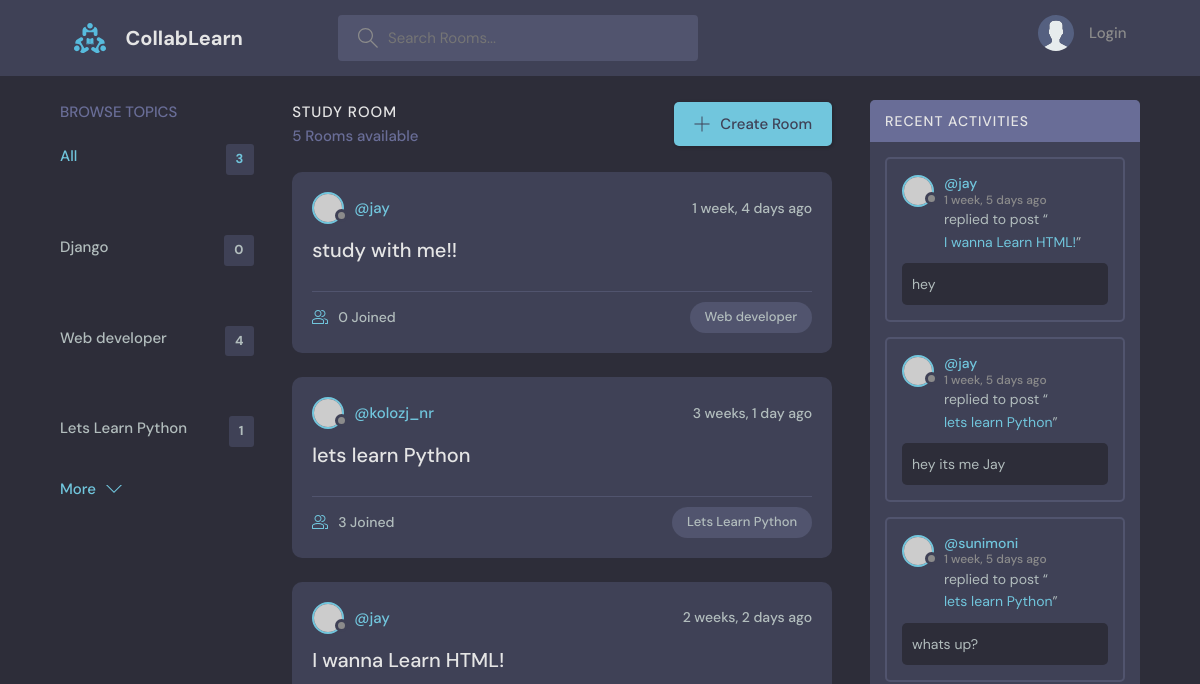
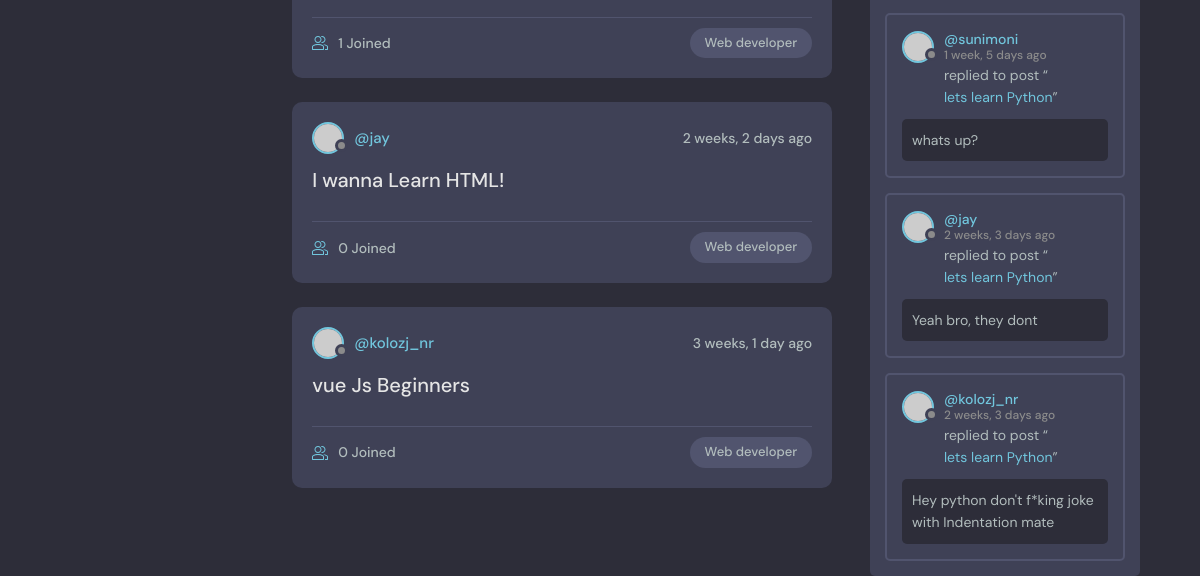
The app's page /, older data (2 pictures, top to bottom).
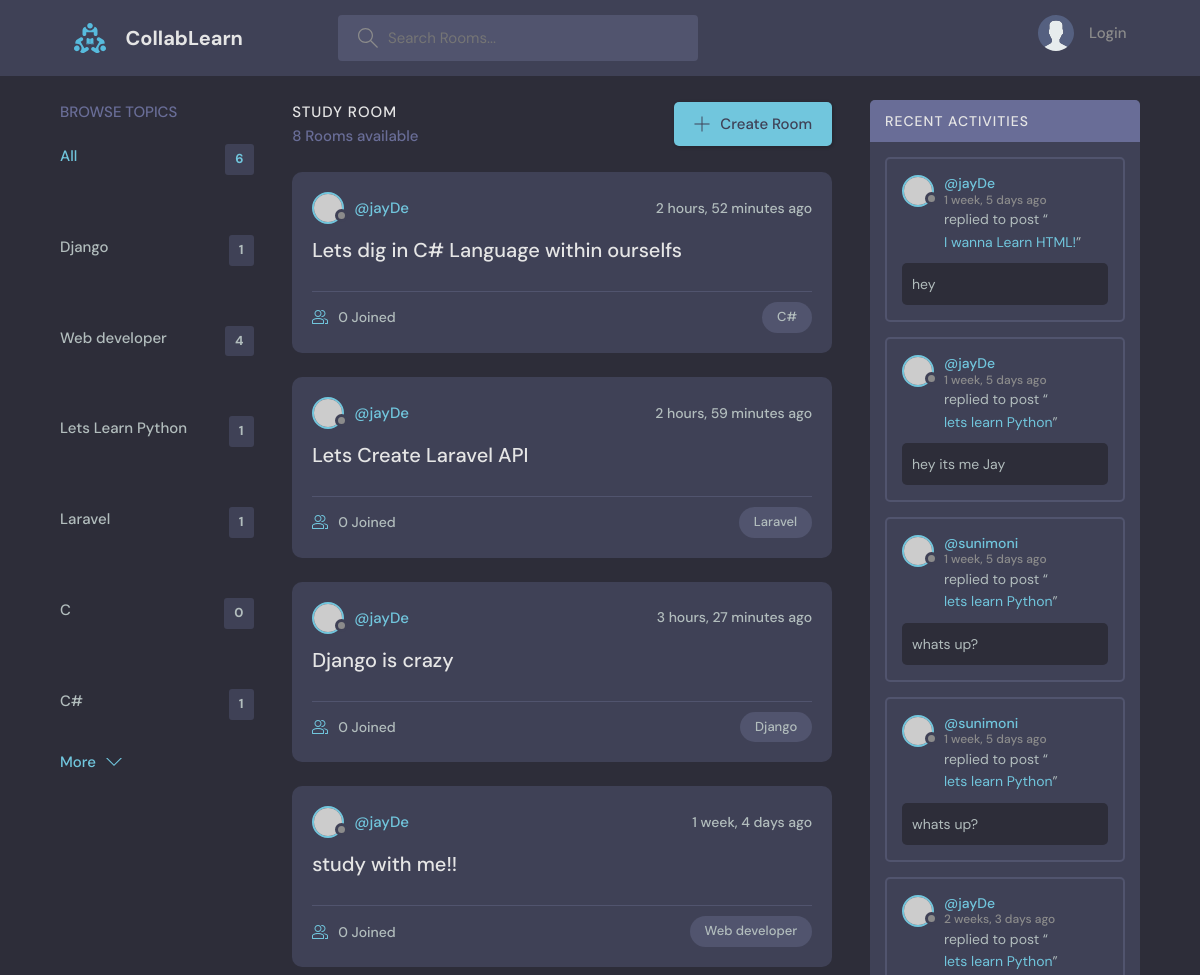
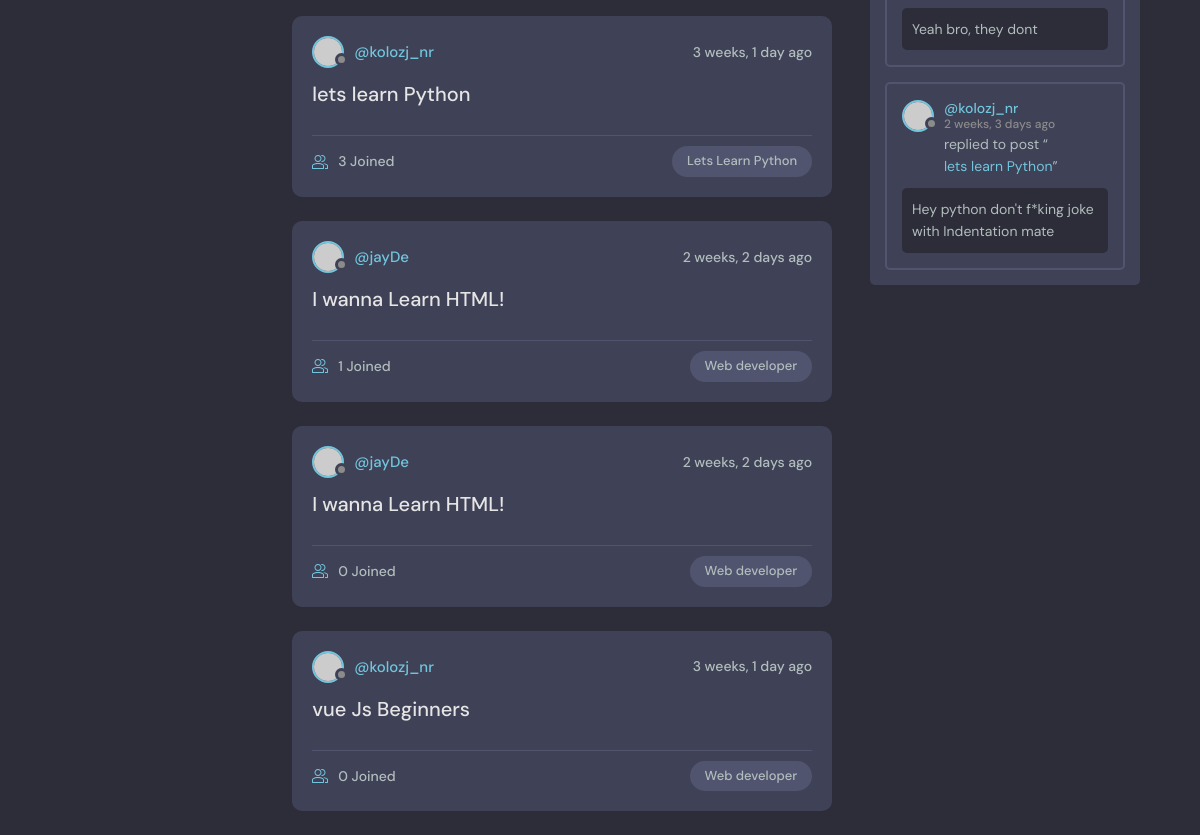
The same page, newer data (2 pictures, top to bottom).
### base/models.py (models this page shows, shortened)
class Topic(models.Model):
    name = models.CharField(max_length=200)

class Room(models.Model):
    host = models.ForeignKey(User, on_delete=models.SET_NULL, null=True)
    topic = models.ForeignKey(Topic, on_delete=models.SET_NULL, null=True)
    name = models.CharField(max_length=200)
    description = models.TextField(null=True, blank=True)
    participants = models.ManyToManyField(User, related_name='participants', blank=True)
    updated = models.DateTimeField(auto_now=True)
    created = models.DateTimeField(auto_now_add=True)
    class Meta:
        ordering = ['-updated','-created']
    def __str__(self):
        return self.name

class Message(models.Model):
    user = models.ForeignKey(User, on_delete=models.CASCADE)
    room = models.ForeignKey('Room', on_delete=models.CASCADE)
    body = models.TextField()
    updated = models.DateTimeField(auto_now=True)
    created = models.DateTimeField(auto_now_add=True)
    class Meta:
        ordering = ['-updated','-created']

### base/views.py (the view)
# urls.py: path('', views.home, name="home"),
def home(request):
    q = request.GET.get('q') if request.GET.get('q') != None else ''
    rooms = Room.objects.filter(
    Q(topic__name__icontains=q)|
    Q(name__icontains=q)|
    Q(description__icontains=q))
    topics = Topic.objects.all()
    room_count = rooms.count()
    room_messages = Message.objects.filter(Q(room__topic__name__icontains=q))
    context = {'rooms': rooms, 'topics':topics,'room_count': room_count, 'room_messages':room_messages}
    return render(request, 'base/home.html', context)

### base/templates/base/home.html (shortened to what this page needs)
{% extends 'main.html' %}
{% block content %}
    <main class="layout layout--3">
      <div class="container">
        {% include 'base/topics_component.html' %}
        <div class="roomList">
          <div class="roomList__header">
            <div>
              <h2>Study Room</h2>
              <p>{{room_count}} Rooms available</p>
            </div>
            <a class="btn btn--main" href="{% url 'create-room' %}">
              <svg version="1.1" xmlns="http://www.w3.org/2000/svg" width="32" height="32" viewBox="0 0 32 32">
                <title>add</title>
                <path
                  d="M16.943 0.943h-1.885v14.115h-14.115v1.885h14.115v14.115h1.885v-14.115h14.115v-1.885h-14.115v-14.115z"
                ></path>
              </svg>
              Create Room
            </a>
          </div>
          {% include 'base/feed_component.html' %}
        </div>
        {%include 'base/activity_component.html' %}
      </div>
    </main>
   {% endblock %}

### base/templates/base/topics_component.html (shortened to what this page needs)
      <div class="topics">
        <div class="topics__header">
          <h2>Browse Topics</h2>
        </div>
        <ul class="topics__list">
          <li>
            <a href="{% url 'home' %}" class="active">All <span>{{topics.count}}</span></a>
          </li>
          {% for topic in topics%}
          <li>
            <a href="{% url 'home' %}?q={{topic.name}}">{{topic.name}} <span>{{topic.room_set.all.count}}</span></a>
          </li>
          {% endfor %}
        </ul>
        <a class="btn btn--link" href="topics.html">
          More
          <svg version="1.1" xmlns="http://www.w3.org/2000/svg" width="32" height="32" viewBox="0 0 32 32">
            <title>chevron-down</title>
            <path d="M16 21l-13-13h-3l16 16 16-16h-3l-13 13z"></path>
          </svg>
        </a>
      </div>

### base/templates/base/feed_component.html (shortened to what this page needs)
{% for room in rooms %}
<div class="roomListRoom">
    <div class="roomListRoom__header">
      <a href="{% url 'user-profile' room.host.id%}" class="roomListRoom__author">
        <div class="avatar avatar--small">
          <img src="https://randomuser.me/api/portraits/women/11.jpg" />
        </div>
        <span>@{{room.host.username}}</span>
      </a>
      <div class="roomListRoom__actions">
        <span>{{room.created|timesince}} ago</span>
      </div>
    </div>
    <div class="roomListRoom__content">
      <a href="{% url 'room' room.id %}">{{room.name}}</a>
    </div>
    <div class="roomListRoom__meta">
      <a href="{% url 'room' room.id %}" class="roomListRoom__joined">
        {{room.participants.all.count}} Joined
      </a>
      <p class="roomListRoom__topic">{{room.topic.name}}</p>
    </div>
  </div>
  {% endfor %}

### base/templates/base/activity_component.html (shortened to what this page needs)
        <div class="activities">
            <div class="activities__header">
              <h2>Recent Activities</h2>
            </div>
            {% for message in room_messages %}
            <div class="activities__box">
              <div class="activities__boxHeader roomListRoom__header">
                <a href="{% url 'user-profile' message.user.id%}" class="roomListRoom__author">
                  <div class="avatar avatar--small">
                    <img src="https://randomuser.me/api/portraits/women/11.jpg" />
                  </div>
                  <p>
                    @{{message.user}}
                    <span>{{message.created|timesince}} ago</span>
                  </p>
                </a>
              </div>
              <div class="activities__boxContent">
                <p>replied to post “<a href="{% url 'room' message.room.id %}">{{message.room}}</a>”</p>
                <div class="activities__boxRoomContent">
                  {{message.body}}
                </div>
              </div>
            </div>
          {%endfor%}
          </div>

Row changes from the older to the newer data that the page shows:
computed for Topic "Django": room_set.all.count "0" → "1"
added Topic: name "Laravel", room_set.all.count "1"
added Topic: name "C", room_set.all.count "0"
added Topic: name "C#", room_set.all.count "1"
added Room: host.username "jayDe", created "2 hours, 52 minutes", name "Lets dig in C# Language within ourselfs", participants.all.count "0", topic.name "C#"
added Room: host.username "jayDe", created "2 hours, 59 minutes", name "Lets Create Laravel API", participants.all.count "0", topic.name "Laravel"
added Room: host.username "jayDe", created "3 hours, 27 minutes", name "Django is crazy", participants.all.count "0", topic.name "Django"
changed through a linked row, Room "study with me!!": host.username "jay" → "jayDe"
changed through a linked row, Room (number 6 of 8 on the later page): host.username "jay" → "jayDe"
changed through a linked row, Room (number 7 of 8 on the later page): host.username "jay" → "jayDe"
changed through a linked row, Message "hey": user "jay" → "jayDe"
changed through a linked row, Message "hey its me Jay": user "jay" → "jayDe"
changed through a linked row, Message "Yeah bro, they dont": user "jay" → "jayDe"
Text that changed along with them:
{{ topics.count }}: "3" → "6"
{{ room_count }}: "5" → "8"
